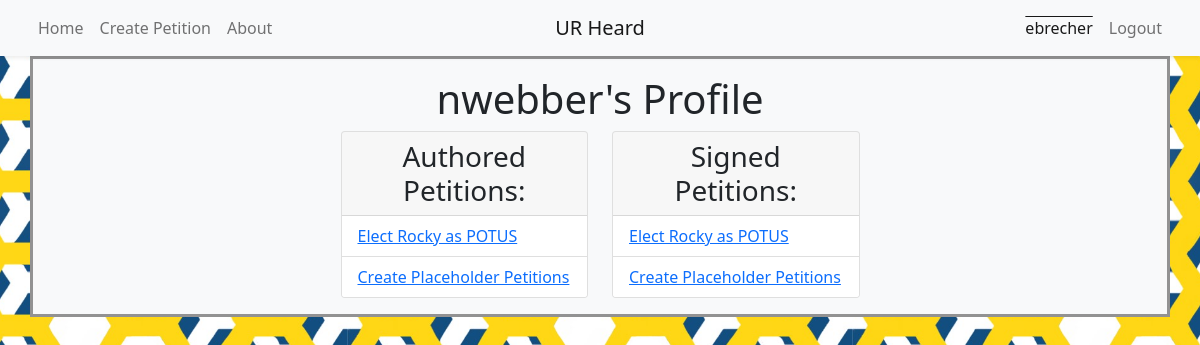
The app's page /profile/2 (signed in) with its own data.
### models.py (models this page shows, shortened)
class User(UserMixin, db.Model):
	__tablename__ = 'user'
	id = db.Column(db.Integer, primary_key=True)
	name = db.Column(db.String(50), nullable=False, unique=True, index=True)
	email = db.Column(db.String(50), unique=True, index=True)
	password_hash = db.Column(db.String(128))
	@property
	def password(self):
		raise AttributeError('password is not a readable attribute')

class Petition(db.Model):
	__tablename__ = 'petition'
	id = db.Column(db.Integer, primary_key=True)
	title = db.Column(db.String(80), nullable=False)
	body = db.Column(db.Text, nullable=False)
	author_id = db.Column(db.Integer, db.ForeignKey('user.id'), nullable=False)
	author = db.relationship('User', backref='petition')
	timestamp = db.Column(db.DateTime, default=datetime.utcnow)
	signers = db.relationship('User', secondary=signature, backref='signed_petitions')
	initial_signatures = 0
	signature_count = db.Column(db.Integer, default=initial_signatures)

### app.py (the view)
@app.route('/profile/<int:id>')
def profile(id):
	current_profile = User.query.get_or_404(id)
	return render_template('profile.html', current_profile=current_profile)

### app.py (called while the page is built)
@login_manager.user_loader
def load_user(user_id):
	return User.query.get(int(user_id))

### templates/profile.html (shortened to what this page needs)
{% extends "base.html" %}
{% block content %}
	<header class="page-header">
		<h1 class="text-center">{{ current_profile.name}}'s Profile</h1>
	</header>
	<div class="row w-50 mx-auto">
		<div class="column w-50">
			<div class="card">
				<h3 class="card-header text-center">Authored Petitions:</h3>
				<ul class="list-group list-group-flush">
					{% for petition in current_profile.petition|reverse %}
						<li class="list-group-item"><a href="{{ url_for ('petition', id=petition.id) }}">{{petition.title}}</a></li>
					{% endfor %}
				</ul>
			</div>
		</div>
		<div class="column w-50">
			<div class="card">
				<h3 class="card-header text-center">Signed Petitions:</h3>
				<ul class="list-group list-group-flush">
					{% for petition in current_profile.signed_petitions|reverse %}
						<li class="list-group-item"><a href="{{ url_for ('petition', id=petition.id) }}">{{petition.title}}</a></li>
					{% endfor %}
				</ul>
			</div>
		</div>
	</div>
{% endblock content %}

### templates/base.html (shortened to what this page needs)
{% from 'bootstrap/nav.html' import render_nav_item %}
{% from 'bootstrap/utils.html' import render_messages %}
{% import "bootstrap/form.html" as wtf %}
<!DOCTYPE html>
<html lang="en">
	<head>
		{% block head %}
			{% block styles %}
				<link href="https://cdn.jsdelivr.net/npm/bootstrap@5.0.0-beta1/dist/css/bootstrap.min.css" rel="stylesheet">
			{% endblock styles %}
		{% endblock head %}
	</head>
	<body>
		<nav class="navbar navbar-expand-sm bg-light navbar-light sticky-top shadow-sm">
			<div class="container justify-content-around px-0">
				<ul class="navbar-nav ml-auto w-50">
					{{ render_nav_item('index', 'Home', use_li=True) }}
					{{ render_nav_item('create', 'Create Petition', use_li=True) }}
					{{ render_nav_item('about', 'About', use_li=True) }}
				</ul>
				<a href="/" class="navbar-brand mx-auto d-block text-center w-25">UR Heard</a>
				<ul class="navbar-nav mr-auto w-50 justify-content-end">
					{% if current_user.is_authenticated %}
						{{ render_nav_item('profile', current_user.name, use_li=True, id=current_user.id) }}
						{{ render_nav_item('logout', 'Logout', use_li=True) }}
					{% else %}
						{{ render_nav_item('login', 'Login', use_li=True) }}
						{{ render_nav_item('register', 'Register', use_li=True) }}
					{% endif %}
				</ul>
			</div>
		</nav>
		<div class="container bg-light" id="shadow">
			<div class="container bg-light" id="content">
			{% block content %}
			{% endblock content %}
			</div>
		</div>
	</body>
</html>

### records on screen
User: name+id "ebrecher"
User: name "nwebber"
Petition: title "Elect Rocky as POTUS"
Petition: title "Create Placeholder Petitions"

### other values on screen
{{ render_nav_item('index', 'Home', use_li=True) }} "Home"
{{ render_nav_item('create', 'Create Petition', use_li=True) }} "Create Petition"
{{ render_nav_item('about', 'About', use_li=True) }} "About"
{{ render_nav_item('logout', 'Logout', use_li=True) }} "Logout"
